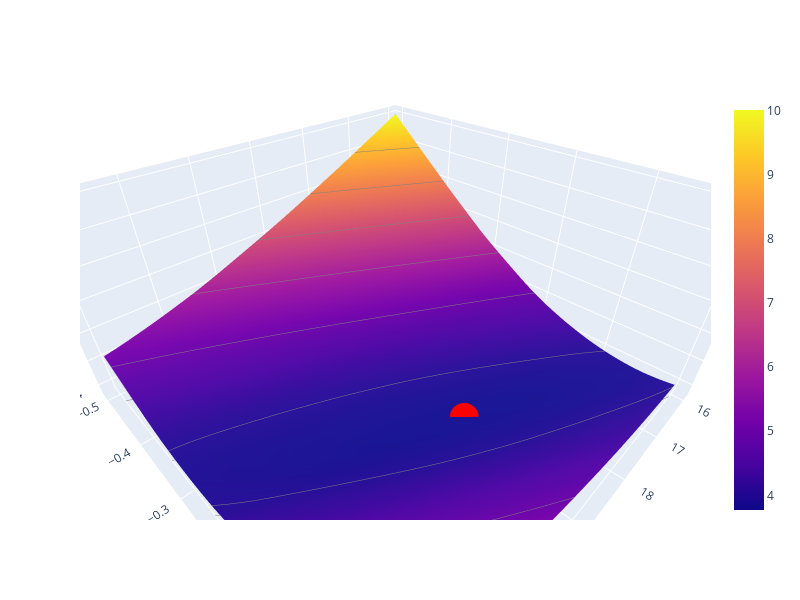

Source (notebook cell):
### Code cell
# Make range of values for thetas
uvalues = np.linspace(16,22,70)
vvalues = np.linspace(-.5,0,70)
(u,v) = np.meshgrid(uvalues, vvalues)
thetas = np.vstack((u.flatten(),v.flatten()))


# res = {}

#replace first line with this to see all 3 loss functions
#for loss_name, loss in [("L1", l1_tips), ("L2", l2_tips), ("Huber", huber_tips)]:


for loss_name, loss in [("L1", l1_tips)]:
    loss_values = np.array([loss(t) for t in thetas.T])
    
    loss_surface = go.Surface(name=loss_name,
            x=u, y=v, z=np.reshape(loss_values, u.shape),
            contours=dict(z=dict(show=True, color="gray", project=dict(z=True)))
        )

    scene=go.Scene(
            xaxis=go.XAxis(title='w0'),
            yaxis=go.YAxis(title='w1'),
            aspectratio=dict(x=2.,y=2., z=1.), 
    #         camera=dict(eye=dict(x=-2, y=-2, z=2))
        )

    layout = go.Layout(
        autosize=True,
        width=800,
        height=600,
        scene = scene
    )
    ind = np.argmin(loss_values)
    optimal_point = go.Scatter3d(name = "Optimal Point for " + loss_name,
        x = [thetas.T[ind,0]], y = [thetas.T[ind,1]], 
        z = [loss_values[ind]],
        marker=dict(size=10, color="red"))
    py.iplot(go.Figure(data=[loss_surface, optimal_point], layout = layout))

### Figure 1 — Plotly figure (JSON) as saved in the notebook; plotly's stock layout.template omitted (floating-point values rounded to 4 significant figures; data arrays with more than 128 entries replaced by an {"elided": "..."} marker saying what was removed)
{"data": [{"contours": {"z": {"color": "gray", "project": {"z": true}, "show": true}}, "name": "L1", "type": "surface", "x": {"elided": "70x70 float values"}, "y": {"elided": "70x70 float values"}, "z": {"elided": "70x70 float values"}}, {"marker": {"color": "red", "size": 10}, "name": "Optimal Point for L1", "type": "scatter3d", "x": [18.7], "y": [-0.1594], "z": [3.771]}], "layout": {"autosize": true, "height": 600, "scene": {"aspectratio": {"x": 2, "y": 2, "z": 1}, "xaxis": {"title": {"text": "w0"}}, "yaxis": {"title": {"text": "w1"}}}, "width": 800}}
